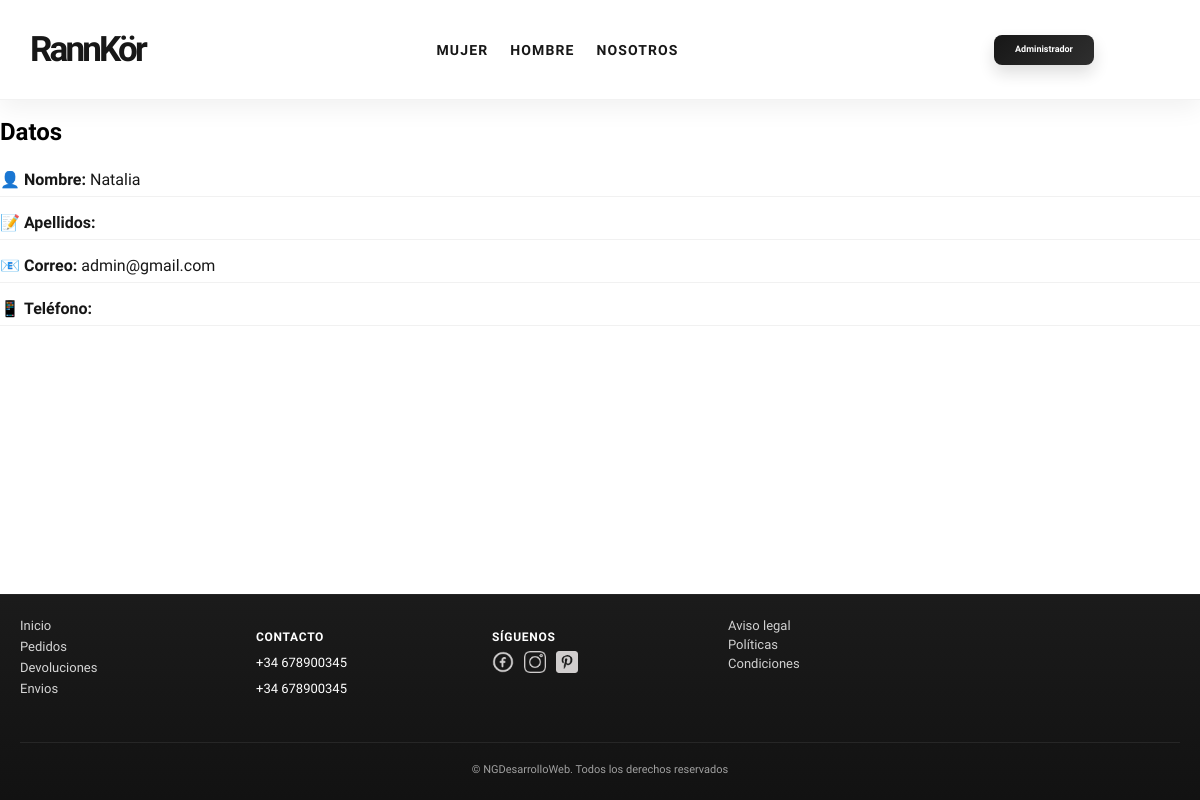
The page /index.php?controller=usuario&action=verDatos (signed in) on the database as committed earlier.
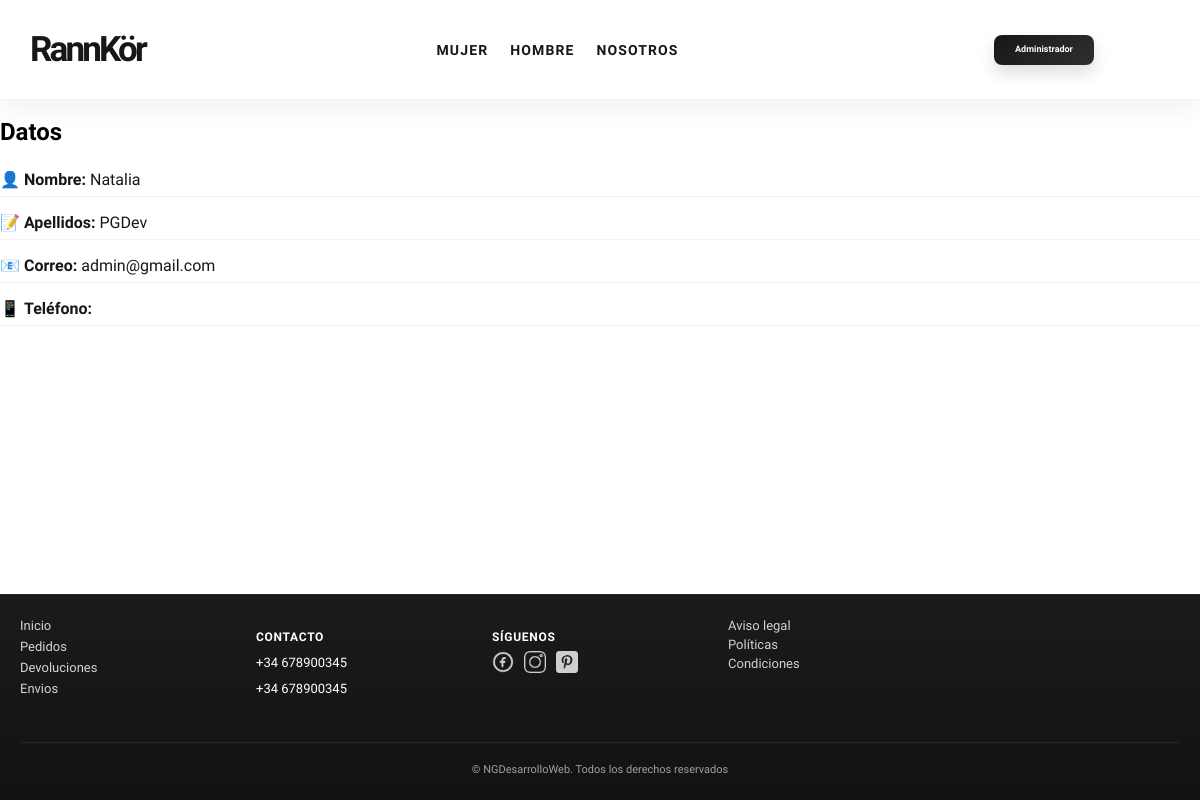
The same page on the database as committed later.
### tables this page shows
CREATE TABLE `usuarios` (
  `id_usuario` int(11) NOT NULL,
  `nombre` varchar(50) NOT NULL,
  `apellidos` varchar(100) DEFAULT NULL,
  `telefono` varchar(20) DEFAULT NULL,
  `mail` varchar(50) NOT NULL DEFAULT '',
  `password` varchar(255) NOT NULL,
  `fecha_registro` timestamp NOT NULL DEFAULT current_timestamp(),
  `id_rol` int(11) NOT NULL
);

### index.php (called while the page is built, shortened)
<?php
require_once __DIR__ . '/componentes/header.php';
require_once __DIR__ . '/router.php';
require_once __DIR__ . '/componentes/footer.php';

### controladores/usuarioControlador.php (called while the page is built, shortened)
<?php
require_once __DIR__ . '/../modelo/usuario.php';
class UsuarioControlador {
    private Usuario $usuarioModelo;
    public function __construct() {
        $this->usuarioModelo = new Usuario();
    }
    public function verDatos(){
    try {
        $id_usuario = $_SESSION['usuario']['id'] ?? null;
        $datos = $this->usuarioModelo->obtenerDatos($id_usuario);
        require_once __DIR__ . '/../vistas/usuario/datos.php';
    } catch (Exception $e) {
        http_response_code(500);
        echo "<p>Error al mostrar los datos del usuario: " . htmlspecialchars($e->getMessage()) . "</p>";
        error_log("UsuarioControlador::verDatos - " . $e->getMessage());
    }
 }
}
?>

### router.php (called while the page is built, shortened)
<?php
require_once __DIR__ . '/configuracion/conexion_bd.php';
$action     = strtolower($_GET['action'] ?? 'index');
$controlador = new $controllerClass();
$params = ($_SERVER['REQUEST_METHOD'] === 'POST')
    ? array_merge($_GET, $_POST)
    : $_GET;
try {
    $controlador->$action($params);
} catch (Exception $e) {
    echo "<h1>Error</h1><p>" . htmlspecialchars($e->getMessage()) . "</p>";
}

### configuracion/conexion_bd.php (called while the page is built, shortened)
<?php
final class Conexion
{
    private static ?mysqli $instancia = null;
    public static function getConexion(): mysqli
    {
        if (self::$instancia === null) {
            self::$instancia = new mysqli(DB_HOST, DB_USER, DB_PASS, DB_NAME, DB_PORT);
            self::$instancia->set_charset('utf8mb4');
        }
        return self::$instancia;
    }
}

### modelo/usuario.php (called while the page is built, shortened)
<?php
require_once __DIR__ . '/../configuracion/conexion_bd.php';
class Usuario {
    private mysqli $conn;
    public function __construct() {
        $this->conn = Conexion::getConexion();
    }
    public function obtenerDatos($id_usuario) {
        $sql = "SELECT nombre, apellidos, mail, telefono
            FROM usuarios
            WHERE id_usuario = ?";
        $stmt = $this->conn->prepare($sql);
        if (!$stmt->bind_param("i", $id_usuario)) {
            throw new Exception("Error en bind_param (obtenerDatos): " . $stmt->error);
        }
        if (!$stmt->execute()) {
            throw new Exception("Error al ejecutar consulta (obtenerDatos): " . $stmt->error);
        }
        $resultado = $stmt->get_result();
        $usuario = $resultado->fetch_assoc();
        return $usuario;
    }
}
?>

### vistas/usuario/datos.php (the view)
<h2>Datos</h2>
    <ul class="perfil__lista">
        <li>👤 <strong>Nombre:</strong> <?= htmlspecialchars($datos['nombre'] ?? '') ?></li>
        <li>📝 <strong>Apellidos:</strong> <?= htmlspecialchars($datos['apellidos'] ?? '') ?></li>
        <li>📧 <strong>Correo:</strong> <?= htmlspecialchars($datos['mail'] ?? '') ?></li>
        <li>📱 <strong>Teléfono:</strong> <?= htmlspecialchars($datos['telefono'] ?? '') ?></li>
    </ul>

### componentes/header.php (shortened to what this page needs)
<!DOCTYPE html>
<html lang="es">
<head>
    <link rel="stylesheet" href="recursos/css/normalize.css">
    <link rel="stylesheet" href="recursos/css/usuario/usuario.css" />
    <link rel="stylesheet" href="recursos/css/usuario/vistas/home.css">
    <link rel="stylesheet" href="recursos/css/usuario/vistas/formularios.css">
    <link rel="stylesheet" href="recursos/css/usuario/vistas/cuenta.css">
    <link rel="stylesheet" href="recursos/css/usuario/vistas/productos.css">
    <link rel="stylesheet" href="recursos/css/usuario/vistas/detalleProducto.css">
    <link rel="stylesheet" href="recursos/css/usuario/vistas/carrito.css">
    <link rel="stylesheet" href="recursos/css/usuario/vistas/checkout.css">
    <link rel="stylesheet" href="recursos/css/usuario/vistas/pedido.css">
    <link rel="stylesheet" href="recursos/css/admin/administrador.css">
    <link rel="stylesheet" href="recursos/css/admin/vistas/dashboard.css">
</head>
<body>
    <header>
        <div class="nav__contenedor">
            <nav class="nav__logo">
                <a href="index.php?pag=home">
                    <span>RannKör</span>
                </a>
            </nav>
            <nav class="nav__menu">
                <ul>
                    <li><a href="index.php?controller=productos&action=listar&categoria=mujer">MUJER</a></li>
                    <li><a href="index.php?controller=productos&action=listar&categoria=hombre">HOMBRE</a></li>
                    <li><a href="#">NOSOTROS</a></li>
                </ul>
            </nav>
            <nav class="nav__controles-usuarios">
                <ul>
                    <?php if (isset($_SESSION['usuario']) && $_SESSION['usuario']['rol'] === 1): ?>
                        <li>
                            <button class="btn-admin" onclick="location.href='index.php?controller=admin&action=dashboard'">
                                Administrador
                            </button>
                        </li>
                    <?php endif; ?>
                </ul>
            </nav>
        </div>
    </header>
    <main>

### componentes/footer.php (shortened to what this page needs)
</main>
<footer>
    <div class="footer__contenedor">
        <div class="footer__enlaces">
            <a href="#">Inicio</a>
            <a href="#">Pedidos</a>
            <a href="#">Devoluciones</a>
            <a href="#">Envios</a>
        </div>
        <div class="footer__contacto">
            <p>Contacto</p>
            <p>+34 678900345</p>
            <p>+34 678900345</p>
        </div>
        <div class="footer__redes">
            <p>Síguenos</p>
            <div class="footer__iconos">
                <img src="recursos/iconos/facebook.png" alt="Facebook">
                <img src="recursos/iconos/instagram.png" alt="Instagram">
                <img src="recursos/iconos/pinterest.png" alt="Pinterest">
            </div>
        </div>
        <div class="footer__terminos">
            <ul>
                <li>Aviso legal</li>
                <li>Políticas</li>
                <li>Condiciones</li>
            </ul>
        </div>
        <div class="footer__copyright">
            <p>&copy; NGDesarrolloWeb. Todos los derechos reservados</p>
        </div>
    </div>
</footer>
</body>
</html>

### recursos/css/usuario/vistas/cuenta.css (style rules this page uses)
.perfil__lista { padding: 0; margin: 0; }
.perfil__lista li { font-size: 1.6rem; margin-bottom: 1rem; list-style: none; color: var(--oscuro); padding: 0.8rem 0; border-bottom: 0.1rem solid rgba(23, 23, 23, 0.06); }

### recursos/css/usuario/vistas/detalleProducto.css (style rules this page uses)
a { color: var(--negro); }

### recursos/css/global/variables.css (style rules this page uses)
:root { --oscuro: #171717; --gris: #5E5E5E; --beig: #E8DFD3; --claro: #F7F5F2; --blanco: #FFFFFF; --negro: #171717; --marron: #8B6B4A; --marron-claro: #CDBBA6; --grafito: #2F2F2F; }

### recursos/css/global/base.css (style rules this page uses)
html, body { min-height: 100%; height: 100%; margin: 0; }
body { display: flex; flex-direction: column; background-color: var(--blanco); font-family: "Stack Sans Text", sans-serif; font-size: 1.6rem; line-height: 1; }
main { flex: 1 0 auto; }

### recursos/css/global/header.css (style rules this page uses)
header { position: fixed; top: 0; left: 0; width: 100%; height: 10rem; background: rgba(255, 255, 255, 0.94); backdrop-filter: blur(0.8rem); z-index: 100; box-shadow: 0 0.8rem 2.4rem rgba(23, 23, 23, 0.06); border-bottom: 0.1rem solid rgba(92, 92, 92, 0.08); display: flex; align-items: center; }
.nav__contenedor { display: flex; align-items: center; justify-content: space-between; width: 100%; margin: 0 auto; padding: 0 3rem; }
.nav__logo { flex: 0 0 auto; }
.nav__logo span { font-weight: 800; font-size: 3.5rem; cursor: pointer; color: var(--oscuro); letter-spacing: -0.08em; }
.nav__menu { flex: 1; text-align: center; }
.nav__menu ul { display: inline-flex; gap: 2.2rem; margin: 0; padding: 0; }
.nav__menu li { list-style: none; }
.nav__menu a { color: var(--oscuro); font-weight: 600; font-size: 1.4rem; letter-spacing: 0.08em; text-transform: uppercase; transition: color 0.2s ease, opacity 0.2s ease; }
.nav__controles-usuarios { flex: 0 0 20rem; display: flex; align-items: center; justify-content: space-between; gap: 1rem; }
.nav__controles-usuarios ul { display: flex; align-items: center; gap: 1.2rem; margin: 0; padding: 0; list-style: none; }
.nav__controles-usuarios li { display: flex; align-items: center; position: relative; }
.btn-admin { width: 10rem; height: 3rem; display: inline-flex; align-items: center; justify-content: center; font-size: 0.9rem; font-weight: 700; border: none; border-radius: 0.8rem; background: linear-gradient(135deg, var(--oscuro), var(--grafito)); color: var(--blanco); cursor: pointer; transition: transform 0.2s ease, box-shadow 0.2s ease; box-shadow: 0 0.8rem 1.6rem rgba(23, 23, 23, 0.14); }
main { padding-top: 10rem; }

### recursos/css/global/footer.css (style rules this page uses)
footer { background: linear-gradient(180deg, #1b1b1b, #121212); color: var(--blanco); padding: 2.4rem 2rem 1.4rem; font-size: 1.3rem; border-top: 0.1rem solid rgba(255, 255, 255, 0.08); }
.footer__contenedor { display: grid; grid-template-columns: repeat(auto-fit, minmax(200px, 1fr)); gap: 2rem; max-width: 1200px; margin: 0 auto; }
.footer__enlaces { display: flex; flex-direction: column; gap: 0.8rem; }
.footer__enlaces a { color: rgba(255, 255, 255, 0.82); transition: color 0.2s ease, opacity 0.2s ease; text-decoration: none; }
.footer__contacto p:first-child, .footer__redes p { font-weight: 700; margin-bottom: 0.8rem; color: var(--blanco); letter-spacing: 0.06em; text-transform: uppercase; font-size: 1.2rem; }
.footer__iconos { display: flex; gap: 1rem; }
.footer__iconos img { width: 2.2rem; height: 2.2rem; cursor: pointer; transition: transform 0.2s ease, opacity 0.2s ease; opacity: 0.8; }
.footer__terminos ul { list-style: none; padding: 0; margin: 0; }
.footer__terminos li { margin-bottom: 0.6rem; cursor: pointer; color: rgba(255, 255, 255, 0.8); transition: color 0.2s ease; }
.footer__copyright { grid-column: 1 / -1; text-align: center; margin-top: 1.4rem; padding-top: 1rem; font-size: 1.1rem; color: rgba(255, 255, 255, 0.6); border-top: 0.1rem solid rgba(255, 255, 255, 0.08); }

Rows that differ between the two databases and show on the page:
changed usuarios "Natalia": apellidos (not shown) → "PGDev"
